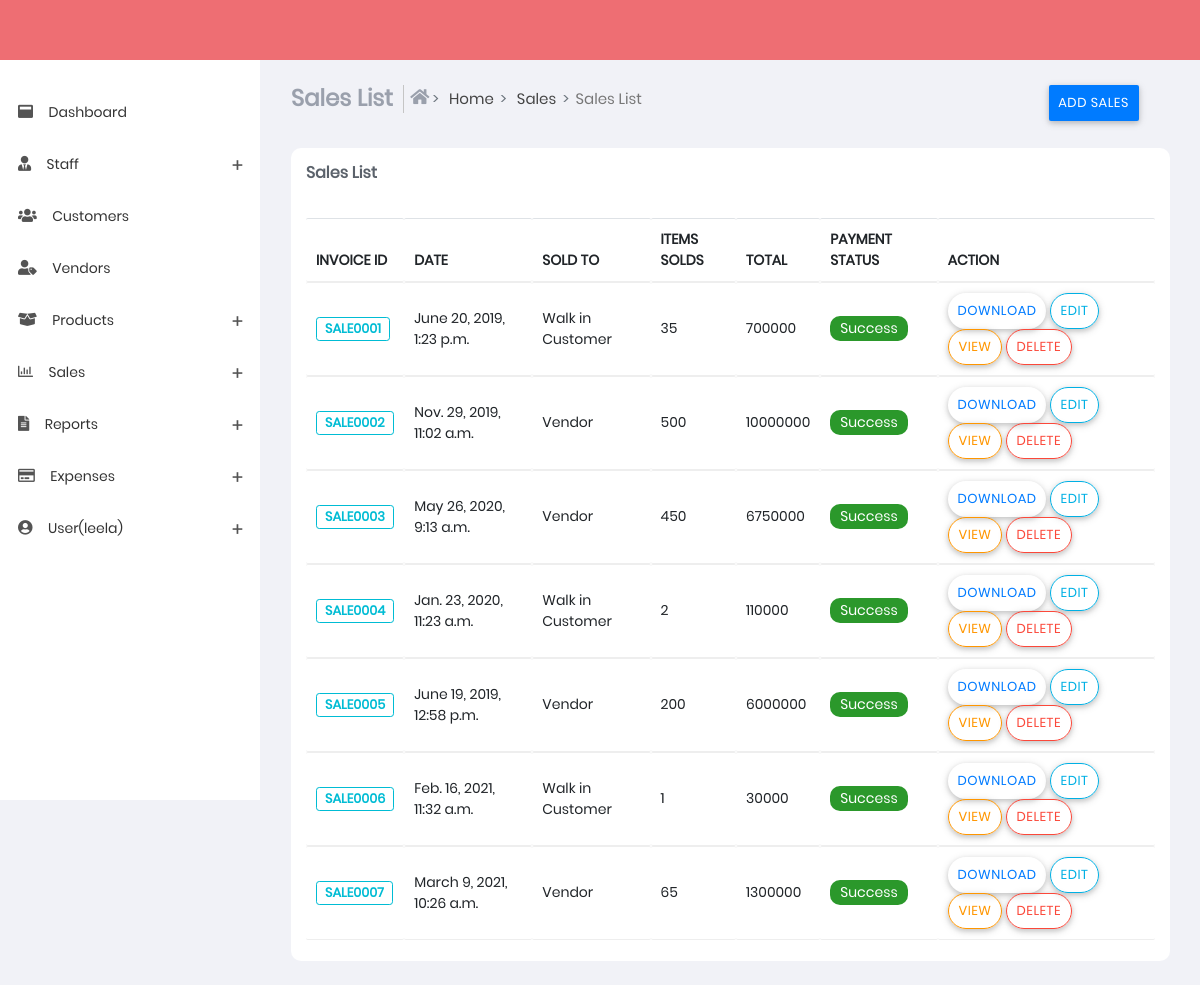
/sales_list.html (signed in), run on the app's committed database.
### sub_part/models.py (models this page shows, shortened)
class saleslists(models.Model):
    invoice_id = models.CharField(max_length=100)
    date = models.DateTimeField()
    sold = (
        ('Walk in Customer','Walk in Customer'),
        ('Vendor','vendor'),
    )
    sold_to = models.CharField(max_length = 100, choices = sold)
    items_sold = models.IntegerField()
    total = models.IntegerField()
    payment = (
        ('Success','Success'),
        ('Pending','Pending'),
    )
    payment_status = models.CharField(max_length = 100, choices = payment)
    name = models.CharField(max_length=100)
    customer_name = models.CharField(max_length=100)
    tax=models.IntegerField()
    tax_amount=models.IntegerField()
    grand_total=models.IntegerField()

### sub_part/views.py (the view, shortened to what this page needs)
# urls.py: path('sales_list.html',views.sales_list,name="sales_list"),
@login_required(login_url='login')
def sales_list(request):
    saleslistarray=saleslists.objects.all()
    return render(request,'sales_list.html',{'saleslistarray': saleslistarray,'u':request.user})

### templates/sales_list.html (shortened to what this page needs)
{% extends 'base.html' %}
{% load static %}
{% block content %}
<section class="content">
    <div class="container-fluid">
        <div class="block-header">
            <div class="row">
                <div class="col-xs-12 col-sm-12 col-md-10 col-lg-10">
                    <ul class="breadcrumb breadcrumb-item ">
                        <li class="breadcrumb-item">
                            <h4 class="page-title">Sales List</h4>
                        </li>
                        <li class="breadcrumb-item bcrumb-1">
                            <a href="index">
                                <i class="fas fa-home"></i> Home</a>
                        </li>
                        <li class="breadcrumb-item bcrumb-1">
                            <a href="#" onclick="return false;">Sales</a>
                        </li>
                        <li class="breadcrumb-item active">Sales List</li>
                    </ul>
                </div>
                <div class="col-xs-12 col-sm-12 col-md-2 col-lg-2">
                    <ul class="breadcrumb breadcrumb-item ">
                        <li>
                            <button type="button" class="btn btn-primary" data-toggle="modal"
                                data-target=".bd-example-modal-lg">
                                Add Sales</button>
                        </li>
                    </ul>
                </div>
            </div>
        </div>
        <div class="row clearfix">
            <div class="col-lg-12 col-md-12 col-sm-12 col-xs-12">
                <div class="card">
                    <div class="header">
                        <h2>
                            <strong>Sales List</strong>
                        </h2>
                    </div>
                    <div class="body">
                        <div class="table-responsive">
                            <table class="table   table-hover js-basic-example dataTable">
                                <thead>
                                    <tr>
                                        <th>INVOICE ID</th>
                                        <th>DATE</th>
                                        <th>SOLD TO</th>
                                        <th>ITEMS SOLDS</th>
                                        <th>TOTAL</th>
                                        <th>PAYMENT STATUS</th>
                                        <th>ACTION</th>
                                    </tr>
                                </thead>
                                <tbody>
                                    {% for saleslist in saleslistarray%}
                                    <tr>
                                        <td>
                                            <div class="badge col-cyan"><strong>{{saleslist.invoice_id}}</strong></div>
                                        </td>
                                        <td>{{saleslist.date}}</td>
                                        <td>{{saleslist.sold_to}}</td>
                                        <td>{{saleslist.items_sold}}</td>
                                        <td>{{saleslist.total}}</td>
                                        <td><span class="label label-success">{{saleslist.payment_status}}</span></td>
                                        <td>
                                            <div class="button">
                                                <a href="{% url 'sales_render_pdf_view' saleslist.pk %}"
                                                    target="_blank">
                                                    <button type="button"
                                                        class="btn btn-outline-primary btn-border-radius">Download</button>
                                                </a>
                                                <a href="/sales_list_edit/{{ saleslist.id }}">
                                                    <button type="button"
                                                        class="btn btn-outline-info btn-border-radius">Edit</button>
                                                </a>
                                                <a href="/sales_list_view/{{ saleslist.id }}">
                                                    <button type="button"
                                                        class="btn btn-outline-warning btn-border-radius">view</button>
                                                </a>
                                                <a href="/delete_sales_list/{{ saleslist.id }}">
                                                    <button type="button"
                                                        class="btn btn-outline-danger btn-border-radius">
                                                        Delete
                                                    </button>
                                                </a>
                                            </div>
                                        </td>
                                    </tr>
                                    {% endfor %}
                                </tbody>
                            </table>
                        </div>
                    </div>
                </div>
            </div>
        </div>
    </div>
</section>
{% endblock %}

### templates/base.html (shortened to what this page needs)
{% load static %}
<!DOCTYPE html>
<html lang="en">
<head>
    <link href="{% static 'css/app.min.css'%}" rel="stylesheet">
    <link href="{% static 'css/style.css'%}" rel="stylesheet" />
    <link href="{% static 'css/styles/all-themes.css'%}" rel="stylesheet" />
</head>
<body class="light fixed">
    <nav class="navbar">
    </nav>
    <div>
        <aside id="leftsidebar" class="sidebar">
            <div class="menu">
                <ul class="list">
                    <li>
                        <a href="index">
                                <i class="fas fa-window-maximize"></i>
                                <span >Dashboard</span>
                        </a>
                    </li>
                    <li>
                        <a href="#" onClick="return false;" class="menu-toggle">
                            <i class="fas fa-user-tie"></i>
                            <span>Staff</span>
                        </a>
                    </li>
                    <li>
                        <a href="customer.html">
                            <i class="fas fa-users"></i>
                            <span>Customers</span>
                        </a>
                    </li>
                    <li>
                        <a href="vendors.html">
                            <i class="fas fa-user-tag"></i>
                            <span>Vendors</span>
                        </a>
                    </li>
                    <li>
                        <a href="#" onClick="return false;" class="menu-toggle">
                            <i class="fas fa-box-open"></i>
                            <span>Products</span>
                        </a>
                    </li>
                    <li>
                        <a href="#" onClick="return false;" class="menu-toggle">
                            <i class="far fa-chart-bar"></i>
                            <span>Sales</span>
                        </a>
                    </li>
                    <li>
                        <a href="#" onClick="return false;" class="menu-toggle">
                            <i class="fas fa-file-alt"></i>
                            <span>Reports</span>
                        </a>
                    </li>
                    <li>
                        <a href="#" onClick="return false;" class="menu-toggle">
                            <i class="far fa-credit-card"></i>
                            <span>Expenses</span>
                        </a>
                    </li>
                    <li>
                        <a href="#" onClick="return false;" class="menu-toggle">
                            <i class="fas fa-user-circle"></i>
                            <span>User({{u.username}})</span>
                        </a>
                    </li>
                </ul>
            </div>
        </aside>
    </div>
    {% block content %}
    {% endblock %}
</body>
</html>

### data on the page
saleslists: invoice_id "SALE0001", date "June 20, 2019, 1:23 p.m.", sold_to "Walk in Customer", items_sold "35", total "700000", payment_status "Success"
saleslists: invoice_id "SALE0002", date "Nov. 29, 2019, 11:02 a.m.", sold_to "Vendor", items_sold "500", total "10000000", payment_status "Success"
saleslists: invoice_id "SALE0003", date "May 26, 2020, 9:13 a.m.", sold_to "Vendor", items_sold "450", total "6750000", payment_status "Success"
saleslists: invoice_id "SALE0004", date "Jan. 23, 2020, 11:23 a.m.", sold_to "Walk in Customer", items_sold "2", total "110000", payment_status "Success"
saleslists: invoice_id "SALE0005", date "June 19, 2019, 12:58 p.m.", sold_to "Vendor", items_sold "200", total "6000000", payment_status "Success"
saleslists: invoice_id "SALE0006", date "Feb. 16, 2021, 11:32 a.m.", sold_to "Walk in Customer", items_sold "1", total "30000", payment_status "Success"
saleslists: invoice_id "SALE0007", date "March 9, 2021, 10:26 a.m.", sold_to "Vendor", items_sold "65", total "1300000", payment_status "Success"

### other printed values
{{ u.username }} "leela"
